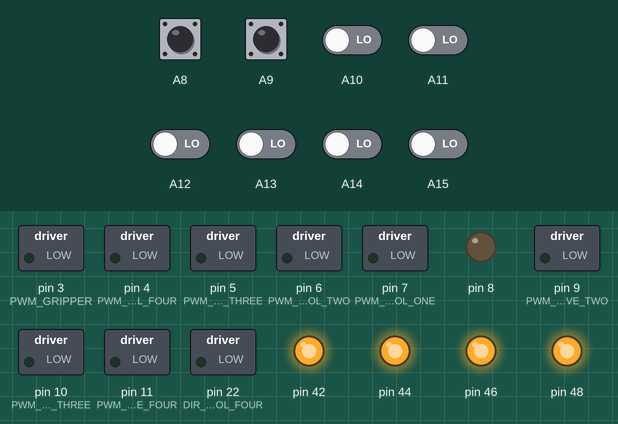
Bench run of a sketch on a simulated Arduino Mega 2560, built with avr-gcc and run on an emulated ATmega2560. Shown: switched loads named in the sketch (green lamp = pin HIGH), output pins drawn as LEDs (lit = HIGH). Inputs (shaded band) come from the test bench; at power-on: A8–15 LOW. What the sketch prints to the serial monitor is not drawn.

Above: at 1.2 s.
1.3 s: A8 pulsed HIGH 2 times (0.12 s each, 0.3 s apart)
4.9 s: A9 pulsed HIGH 2 times (0.12 s each, 0.3 s apart)
Timing chart, 0 to 7.9 s (numbered marks = the images above; inputs shaded):
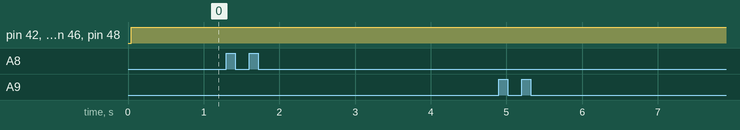

Measured:
- after the input at 1.3 s, every drawn part: stays the same
- after the input at 4.9 s, every drawn part: stays the same

The sketch:

HomePlusLamp.ino
```cpp
//this version correct as of 4/19/22


#include <SPI.h>
unsigned long now;                        // timing variables to update data at a regular interval
unsigned long rc_update;
const int channels = 6;                   // specify the number of receiver channels
float RC_in[channels];     // an array to store the calibrated input from receiver


#define PWM_SPOOL_ONE 7
#define PWM_SPOOL_TWO 6
#define PWM_SPOOL_THREE 5
#define PWM_SPOOL_FOUR 4
#define PWM_DRIVE_ONE 8
#define PWM_DRIVE_TWO 9
#define PWM_DRIVE_THREE 10
#define PWM_DRIVE_FOUR 11
#define PWM_GRIPPER 3 //added 12.07
#define DIR_SPOOL_ONE 24
#define DIR_SPOOL_TWO 30 //swapped from 26 for E spool dir because pin26 is broken
#define DIR_SPOOL_THREE 28
#define DIR_SPOOL_FOUR 22
#define DIR_DRIVE_ONE 41
#define DIR_DRIVE_TWO 43
#define DIR_DRIVE_THREE 45
#define DIR_DRIVE_FOUR 47
#define DIR_GRIPPER 34 //added 12.07
#define ENC_SPOOL_ONE 48
#define ENC_SPOOL_TWO 44
#define ENC_SPOOL_THREE 42
#define ENC_SPOOL_FOUR 46
#define LIGHT_SWITCH_TOGGLE 53 //added 12.09


float XJoy = 0;
float YJoy = 0;
float deadzone = 0.15;
float NEPower = 0.0;
float NWPower = 0.0;
float SEPower = 0.0;
float SWPower = 0.0;

float lastPos4 = 0;
float newPos4 = 0;
float vel4 =0;
float lastVel4 =0;

unsigned long lastTime;


void setup() {
    SPI.begin();
    setup_pwmRead();
    Serial.begin(9600);
    pinMode(PWM_SPOOL_ONE, OUTPUT);
    pinMode(PWM_SPOOL_TWO, OUTPUT);
    pinMode(PWM_SPOOL_THREE, OUTPUT);
    pinMode(PWM_SPOOL_FOUR, OUTPUT);
    pinMode(DIR_SPOOL_ONE, OUTPUT);
    pinMode(DIR_SPOOL_TWO, OUTPUT);
    pinMode(DIR_SPOOL_THREE, OUTPUT);
    pinMode(DIR_SPOOL_FOUR, OUTPUT);
    pinMode(PWM_SPOOL_ONE, OUTPUT);
    pinMode(PWM_DRIVE_TWO, OUTPUT);
    pinMode(PWM_DRIVE_THREE, OUTPUT);
    pinMode(PWM_DRIVE_FOUR, OUTPUT);
    pinMode(DIR_DRIVE_ONE, OUTPUT);
    pinMode(DIR_DRIVE_TWO, OUTPUT);
    pinMode(DIR_DRIVE_THREE, OUTPUT);
    pinMode(DIR_DRIVE_FOUR, OUTPUT);
    pinMode(PWM_GRIPPER, OUTPUT);
    pinMode(DIR_GRIPPER, OUTPUT);
    pinMode(LIGHT_SWITCH_TOGGLE, OUTPUT);

    stopAll();

    initLS7366(ENC_SPOOL_ONE);
    initLS7366(ENC_SPOOL_TWO);
    initLS7366(ENC_SPOOL_THREE);
    initLS7366(ENC_SPOOL_FOUR);
    clearEncoder(ENC_SPOOL_ONE);
    clearEncoder(ENC_SPOOL_TWO);
    clearEncoder(ENC_SPOOL_THREE);
    clearEncoder(ENC_SPOOL_FOUR);

}

void loop() {
    /*Serial.print("1: ");
    Serial.print(readEncoder(ENC_SPOOL_ONE));
    Serial.print(" 2: ");
    Serial.print(readEncoder(ENC_SPOOL_TWO));
    Serial.print(" 3: ");
    Serial.print(readEncoder(ENC_SPOOL_THREE));
    Serial.print(" 4: ");
    Serial.println(readEncoder(ENC_SPOOL_FOUR));
    */
    now = millis();

    if(RC_avail() || now - rc_update > 25){   // if RC data is available or 25ms has passed since last update (adjust to be equal or greater than the frame rate of receiver)

      rc_update = now;

     //print_RCpwm();                        // uncommment to print raw data from receiver to serial

      for (int i = 0; i<channels; i++){       // run through each RC channel
        int CH = i+1;
        RC_in[i] = RC_decode(CH);             // decode receiver channel and apply failsafe
        Serial.print(" channel ");
        Serial.print(i);
        Serial.print(": ");
        Serial.print(RC_in[i]);// uncomment to print calibrated receiver input (+-100%) to serial
      }
     Serial.println();
     //setMotorPower(PWM_SPOOL_ONE,DIR_SPOOL_ONE, RC_in[0]);//WEST
     //setMotorPower(PWM_SPOOL_TWO,DIR_SPOOL_TWO, -1 * RC_in[0]);//EAST
     //setMotorPower(PWM_SPOOL_THREE,DIR_SPOOL_THREE, -1 * RC_in[1]); //SOUTH
     //setMotorPower(PWM_SPOOL_FOUR,DIR_SPOOL_FOUR, RC_in[1]); //NORTH
     //Serial.println(RC_in[1]);
     /*
     if(RC_in[4]>0.5){
     if((abs(RC_in[0])>deadzone) || (abs(RC_in[1])>deadzone) ){
        drive(RC_in[1],RC_in[0]);
     }
     else{
      stopAll();
     }
     }
     */


        if(RC_in[5] > 0.5){
          Serial.println("SPOOL CONTROL");
          if((abs(RC_in[0]))>deadzone){
          setMotorPower(PWM_SPOOL_ONE,DIR_SPOOL_ONE,RC_in[0]/5);
          }
          else{
            setMotorPower(PWM_SPOOL_ONE, DIR_SPOOL_ONE, 0);
          }
          if((abs(RC_in[1]))>deadzone){
            setMotorPower(PWM_SPOOL_TWO, DIR_SPOOL_TWO, RC_in[1]/5);
          }
          else{
            setMotorPower(PWM_SPOOL_TWO, DIR_SPOOL_TWO, 0);
          }
          if((abs(RC_in[2]))>deadzone){
          setMotorPower(PWM_SPOOL_THREE,DIR_SPOOL_THREE,RC_in[2]/5);
          }
          else{
            setMotorPower(PWM_SPOOL_THREE, DIR_SPOOL_THREE, 0);
          }
          if((abs(RC_in[3]))>deadzone){
          setMotorPower(PWM_SPOOL_FOUR, DIR_SPOOL_FOUR, RC_in[3]/5);
          }
          else{
            setMotorPower(PWM_SPOOL_FOUR, DIR_SPOOL_FOUR, 0);
          }
        }
        else if(RC_in[5] <-0.5){
          Serial.println("WHEEL & GRIPPER CONTROL");
          if ((abs(RC_in[0])>deadzone) || (abs(RC_in[1])>deadzone)){
            Serial.println("WHEEL DRIVING");
            setMotorPower(PWM_GRIPPER, DIR_GRIPPER, 0);
            drive(RC_in[0],RC_in[1]);
          }
          else if ((abs(RC_in[3]))>deadzone){
            Serial.println("GRIPPER ACTIVATED");
            drive(0,0);
//            if (RC_in[3] > deadzone){
//              analogWrite(PWM_GRIPPER, 255);
//            }
//            else if (RC_in[3] < -deadzone){
//              analogWrite(PWM_GRIPPER, -255);
//            }
            setMotorPower(PWM_GRIPPER, DIR_GRIPPER, RC_in[3]);

            //analogWrite(PWM_GRIPPER, 255);
          }
          else{
            setMotorPower(PWM_GRIPPER, DIR_GRIPPER, 0);
            drive(0,0);
          }
        }
        else if((abs(RC_in[4]))>0.5){
          if(RC_in[4] > 0.5){
            Serial.println("LIGHTS ON");
            digitalWrite(LIGHT_SWITCH_TOGGLE, HIGH);
          }
          else if(RC_in[4] < -0.5){
            Serial.println("LIGHTS OFF");
            digitalWrite(LIGHT_SWITCH_TOGGLE, LOW);
          }
        }
        else{
          stopAll();
        }


    }


       /*if((abs(RC_in[0])>deadzone) || (abs(RC_in[1])>deadzone) ){
        if(RC_in[5] >0.1){
          setMotorPower(PWM_SPOOL_ONE,DIR_SPOOL_ONE,RC_in[0]);
          setMotorPower(PWM_SPOOL_TWO, DIR_SPOOL_TWO, RC_in[1]);

        }
        else if(RC_in[5]<0.1){
          Serial.println("ELSE");
          setMotorPower(PWM_SPOOL_THREE,DIR_SPOOL_THREE,RC_in[0]);
          setMotorPower(PWM_SPOOL_FOUR, DIR_SPOOL_FOUR, RC_in[1]);
        }
        else{
          stopAll();
        }

     }

      else{
          stopAll();
      }

     }
     */


}
```

driveCommands.ino
```cpp
void setMotorPower(int pwmPin,int dirPin, float motorPower){
  if(motorPower < 0){
    digitalWrite(dirPin, LOW);
  }
  else{
    digitalWrite(dirPin, HIGH);
  }

  analogWrite(pwmPin, (int)255*constrain(abs(motorPower),0,1));

}
void stopAll(){
    stop(PWM_SPOOL_ONE);
    stop(PWM_SPOOL_TWO);
    stop(PWM_SPOOL_THREE);
    stop(PWM_SPOOL_FOUR);
    stop(PWM_DRIVE_ONE);
    stop(PWM_DRIVE_TWO);
    stop(PWM_DRIVE_THREE);
    stop(PWM_DRIVE_FOUR);
    stop(PWM_GRIPPER);
}
void stop(int pwmPin){
  analogWrite(pwmPin, 0);
}

void drive(float x, float y){ //given a desired X&Y motion, set motor powers accordingly

   float NEPower = y-x;
   float NWPower = -x-y;
   float SEPower = x+y;
   float SWPower = x-y;


  setMotorPower(PWM_DRIVE_ONE,DIR_DRIVE_ONE, SWPower/3);
  setMotorPower(PWM_DRIVE_TWO, DIR_DRIVE_TWO, NWPower/3);
  setMotorPower(PWM_DRIVE_THREE,DIR_DRIVE_THREE, NEPower/3);
  setMotorPower(PWM_DRIVE_FOUR,DIR_DRIVE_FOUR, SEPower/3);

}
```

encoderChips.ino
```cpp
void initLS7366(int _ssPin)
{

  // Set slave selects as outputs
  pinMode(_ssPin, OUTPUT);

  // Raise select pins
  // Communication begins when you drop the individual select signsl
  digitalWrite(_ssPin, HIGH);

  // Initialize encoder
  //    Clock division factor: 0
  //    Negative index input
  //    free-running count mode
  //    x4 quatrature count mode (four counts per quadrature cycle)
  // NOTE: For more information on commands, see datasheet
  digitalWrite(_ssPin, LOW);        // Begin SPI conversation
  SPI.transfer(0x88);                       // Write to MDR0
  SPI.transfer(0x03);                       // Configure to 4 byte mode
  digitalWrite(_ssPin, HIGH);       // Terminate SPI conversation

}

int readEncoder(int _ssPin)
{

  // Initialize temporary variables for SPI read
  int32_t count_1, count_2, count_3, count_4;
  int32_t cnt;

  digitalWrite(_ssPin, LOW);      // Begin SPI conversation
  SPI.transfer(0x60);                     // Request count
  count_1 = SPI.transfer(0x00);           // Read highest order byte
  count_2 = SPI.transfer(0x00);
  count_3 = SPI.transfer(0x00);
  count_4 = SPI.transfer(0x00);           // Read lowest order byte
  digitalWrite(_ssPin, HIGH);     // Terminate SPI conversation

  // Calculate encoder count
  cnt = (count_1 << 8) + count_2;
  cnt = (cnt << 8) + count_3;
  cnt = (cnt << 8) + count_4;

  return cnt;
}


void clearEncoder(int _ssPin)
{
    // Set encoder's data register to 0
  digitalWrite(_ssPin, LOW);      // Begin SPI conversation
  // Write to DTR
  SPI.transfer(0x98);
  // Load data
  SPI.transfer(0x00);  // Highest order byte
  SPI.transfer(0x00);
  SPI.transfer(0x00);
  SPI.transfer(0x00);  // lowest order byte
  digitalWrite(_ssPin, HIGH);     // Terminate SPI conversation

  delayMicroseconds(100);  // provides some breathing room between SPI conversations

  // Set encoder current data register to center
  digitalWrite(_ssPin, LOW);      // Begin SPI conversation
  SPI.transfer(0xE0);
  digitalWrite(_ssPin, HIGH);     // Terminate SPI conversation
}
```

Source omitted: pwmread_rcfailsafe.ino (16646 bytes)
